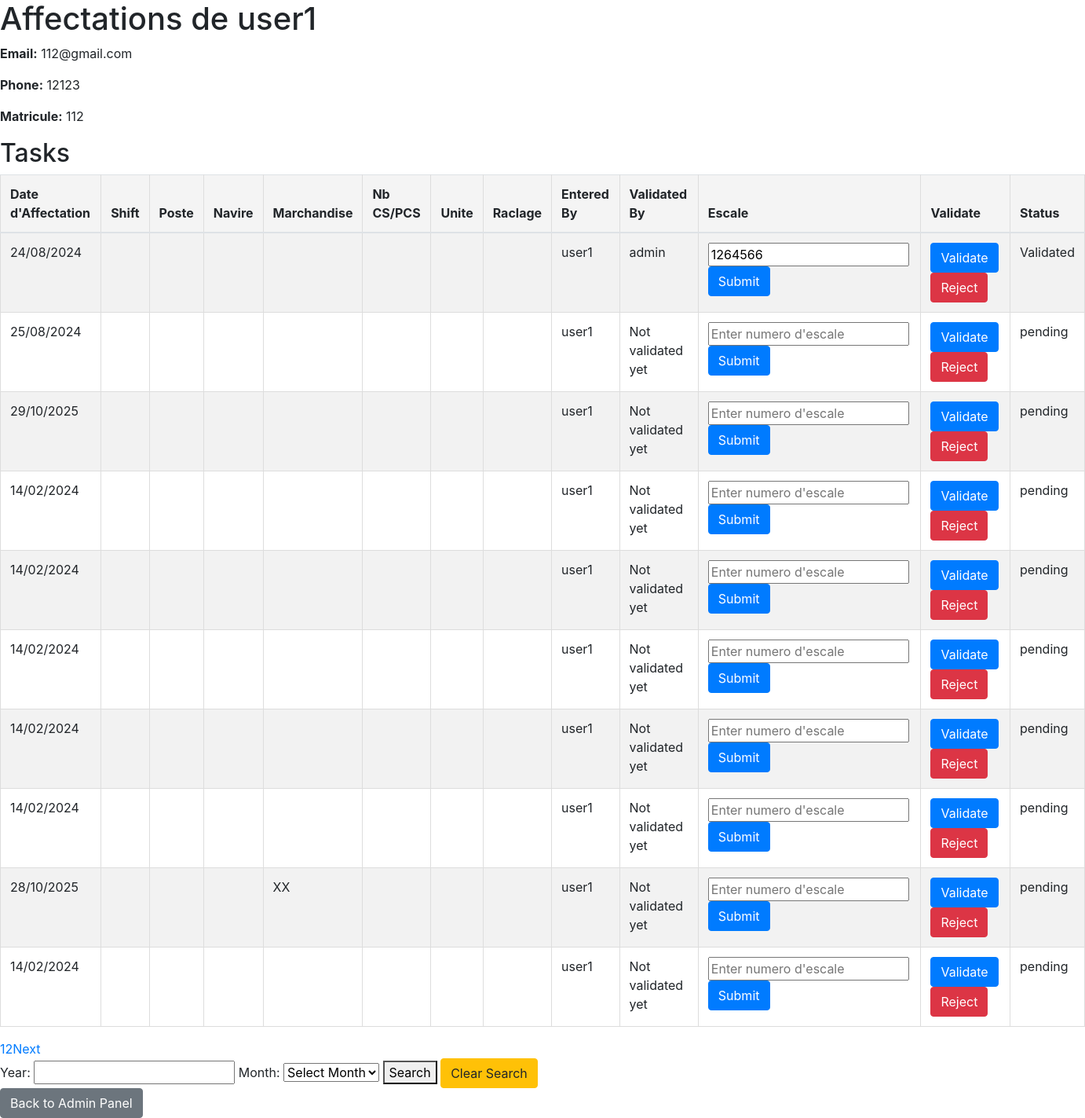
/view_user_tasks/3 (signed in), run on the app's committed database.
### app/models.py (models this page shows, shortened)
class User(db.Model, UserMixin):
    id = db.Column(db.Integer, primary_key=True)
    username = db.Column(db.String(150), unique=True, nullable=False)
    email = db.Column(db.String(150), unique=True, nullable=False)
    matricule = db.Column(db.String(15), unique=True, nullable=False)
    fonction = db.Column(db.String(150), nullable=False)
    prenom = db.Column(db.String(150), nullable=False)
    shift = db.Column(db.String(150), nullable=False)
    phone = db.Column(db.String(15), unique=True, nullable=False)
    profile_image = db.Column(db.String(150), nullable=True)
    password = db.Column(db.String(200), nullable=False)
    is_admin = db.Column(db.Boolean, default=False)
    is_super_admin = db.Column(db.Boolean, default=False)  # New field
    last_update = db.Column(db.DateTime, default=datetime.utcnow)
    is_approved = db.Column(db.Boolean, default=False)
    tasks = db.relationship('Todo', backref='user',
                            lazy=True, cascade="all, delete-orphan")
    is_pending = db.Column(db.Boolean, default=True)

class Todo(db.Model):
    id = db.Column(db.Integer, primary_key=True)
    content = db.Column(db.String(200), nullable=True)
    shift = db.Column(db.String(50))
    poste = db.Column(db.String(50))
    navire = db.Column(db.String(50))
    marchandise = db.Column(db.String(50))
    nb_cs_pcs = db.Column(db.String(50))
    unite = db.Column(db.String(50))
    raclage = db.Column(db.String(50))
    date_created = db.Column(db.DateTime, default=datetime.utcnow)
    user_id = db.Column(db.Integer, db.ForeignKey('user.id'), nullable=False)
    is_validated = db.Column(db.Boolean, default=False)
    validated_by = db.Column(db.String(150), nullable=True)
    status = db.Column(db.String(50), default='pending')
    remark = db.Column(db.String(255), nullable=True)
    Escale = db.Column(db.String(15), nullable=True)  # Make nullable

### app/routes/tasks.py (the view, shortened to what this page needs)
@bp.route('/view_user_tasks/<int:user_id>', methods=['GET', 'POST'])
@login_required
def view_user_tasks(user_id):
    user = User.query.get_or_404(user_id)
    page = request.args.get('page', 1, type=int)
    search_year = request.args.get('year', type=int)
    search_month = request.args.get('month', type=int)
    query = Todo.query.filter_by(user_id=user_id)
    if search_year and search_month:
        query = query.filter(db.extract('year', Todo.date_created) == search_year,
                             db.extract('month', Todo.date_created) == search_month)
    tasks = query.paginate(page=page, per_page=10)
    return render_template('view_tasks.html', user=user, tasks=tasks, search_year=search_year, search_month=search_month)

### app/__init__.py (called while the page is built)
def create_app():
    app = Flask(__name__, instance_relative_config=True)
    app.config.from_object(Config)
    db.init_app(app)
    migrate = Migrate(app, db)
    login_manager.init_app(app)
    from .routes.auth import bp as auth_bp
    from .routes.admin import bp as admin_bp
    from .routes.main import bp as main_bp
    from .routes.tasks import bp as tasks_bp
    from .routes.user import bp as user_bp
    app.register_blueprint(auth_bp)
    app.register_blueprint(admin_bp)
    app.register_blueprint(main_bp)
    app.register_blueprint(tasks_bp)
    app.register_blueprint(user_bp)
    from .models import User
    @login_manager.user_loader
    def load_user(user_id):
        return User.query.get(int(user_id))
    with app.app_context():
        """

        db.drop_all()
        db.create_all()
        """
        create_default_admin()
    return app

### app/templates/view_tasks.html (shortened to what this page needs)
<!DOCTYPE html>
<html lang="en">
<head>
    <link href="https://stackpath.bootstrapcdn.com/bootstrap/4.5.2/css/bootstrap.min.css" rel="stylesheet">
    <link rel="stylesheet" href="{{ url_for('static', filename='css/view_task.css') }}">
</head>
<body>
    <h1>Affectations de {{ user.username }}</h1>
    <p><strong>Email:</strong> {{ user.email }}</p>
    <p><strong>Phone:</strong> {{ user.phone }}</p>
    <p><strong>Matricule:</strong> {{ user.matricule }}</p>
    <h2>Tasks</h2>
    <table class="table table-striped table-hover">
        <thead>
            <tr>
                <th>Date d'Affectation</th>
                <th>Shift</th>
                <th>Poste</th>
                <th>Navire</th>
                <th>Marchandise</th>
                <th>Nb CS/PCS</th>
                <th>Unite</th>
                <th>Raclage</th>
                <th>Entered By</th>
                <th>Validated By</th>
                <th>Escale</th>
                <th>Validate</th>
                <th>Status</th>
            </tr>
        </thead>
        <tbody>
            {% for task in tasks %}
            <tr>
                <td>{{ task.date_created.strftime('%d/%m/%Y') }}</td>
                <td>{{ task.shift }}</td>
                <td>{{ task.poste }}</td>
                <td>{{ task.navire }}</td>
                <td>{{ task.marchandise }}</td>
                <td>{{ task.nb_cs_pcs }}</td>
                <td>{{ task.unite }}</td>
                <td>{{ task.raclage }}</td>
                <td>{{ task.user.username }}</td>
                <td>{{ task.validated_by or 'Not validated yet' }}</td>
                <td>
                    <form action="{{ url_for('tasks.add_escale', task_id=task.id) }}" method="POST">
                        <input type="text" name="Escale" placeholder="Enter numero d'escale"
                            value="{{ task.Escale or '' }}">
                        <button type="submit" class="btn btn-primary">Submit</button>
                    </form>
                </td>
                <td>
                    <button type="button" class="btn btn-primary" data-toggle="modal" data-target="#remarkModal"
                        data-action="validate" data-task-id="{{ task.id }}" >
                        Validate
                    </button>
                    <button type="button" class="btn btn-danger" data-toggle="modal" data-target="#remarkModal"
                        data-action="reject" data-task-id="{{ task.id }}" >
                        Reject
                    </button>
                </td>
                <td>{{ task.status or 'Att Validation' }}</td>
            </tr>
            {% else %}
            <tr>
                <td colspan="12">No tasks found.</td>
            </tr>
            {% endfor %}
        </tbody>
    </table>
    <div class="pagination">
        {% for page_num in tasks.iter_pages() %}
        {% if page_num %}
        <a href="{{ url_for('tasks.view_user_tasks', user_id=user.id, page=page_num, year=request.args.get('year'), month=request.args.get('month')) }}"
            class="{% if tasks.page == page_num %}active{% endif %}">
            {{ page_num }}
        </a>
        {% else %}
        <span>…</span>
        {% endif %}
        {% endfor %}
        {% if tasks.has_next %}
        <a
            href="{{ url_for('tasks.view_user_tasks', user_id=user.id, page=tasks.next_num, year=request.args.get('year'), month=request.args.get('month')) }}">Next</a>
        {% endif %}
    </div>
    <div class="search-form">
        <form method="GET" action="{{ url_for('tasks.view_user_tasks', user_id=user.id) }}">
            <label for="year">Year:</label>
            <input type="number" id="year" name="year" required>
            <label for="month">Month:</label>
            <select id="month" name="month" required>
                <option value="">Select Month</option>
            </select>
            <button type="submit">Search</button>
            <a href="{{ url_for('tasks.view_user_tasks', user_id=user.id) }}" class="btn btn-warning"
                style="text-decoration: none;">Clear
                Search</a>
        </form>
    </div>
    <a href="{{ url_for('admin.admin') }}" class="btn btn-secondary">Back to Admin Panel</a>
</body>
</html>

### app/static/css/view_task.css (style rules this page uses)
table { width: 100%; border-collapse: collapse; }
th, td { padding: 10px; border: 1px solid #ddd; text-align: left; }
th { background-color: #f4f4f4; }

### data on the page
User: username "user1", email "112@gmail.com", phone "12123", matricule "112"
Todo: date_created "24/08/2024", user.username "user1", validated_by "admin", Escale "1264566", status "Validated"
Todo: date_created "25/08/2024", user.username "user1", validated_by "Not validated yet", status "pending"
Todo: date_created "29/10/2025", user.username "user1", validated_by "Not validated yet", status "pending"
Todo: date_created "14/02/2024", user.username "user1", validated_by "Not validated yet", status "pending"
Todo: date_created "14/02/2024", user.username "user1", validated_by "Not validated yet", status "pending"
Todo: date_created "14/02/2024", user.username "user1", validated_by "Not validated yet", status "pending"
Todo: date_created "14/02/2024", user.username "user1", validated_by "Not validated yet", status "pending"
Todo: date_created "14/02/2024", user.username "user1", validated_by "Not validated yet", status "pending"
Todo: date_created "28/10/2025", marchandise "XX", user.username "user1", validated_by "Not validated yet", status "pending"
Todo: date_created "14/02/2024", user.username "user1", validated_by "Not validated yet", status "pending"

### other printed values
{{ page_num }} "1" "2"
